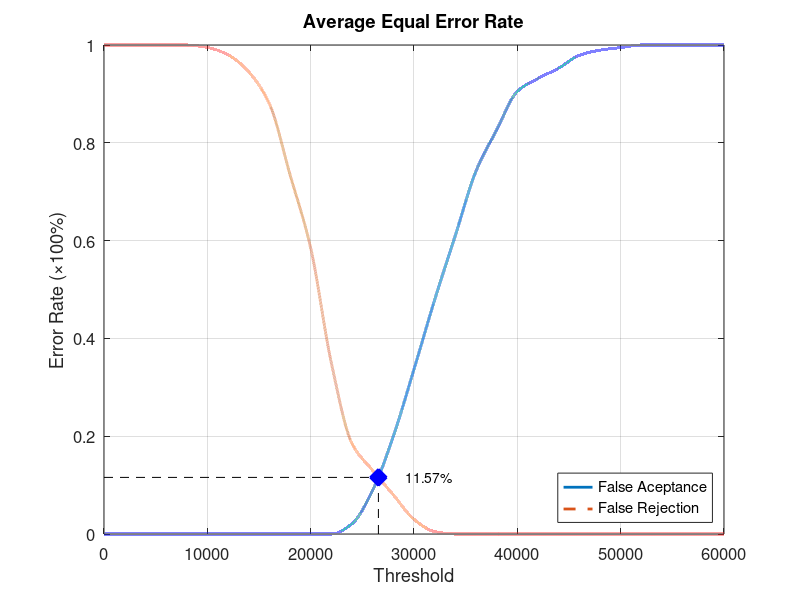
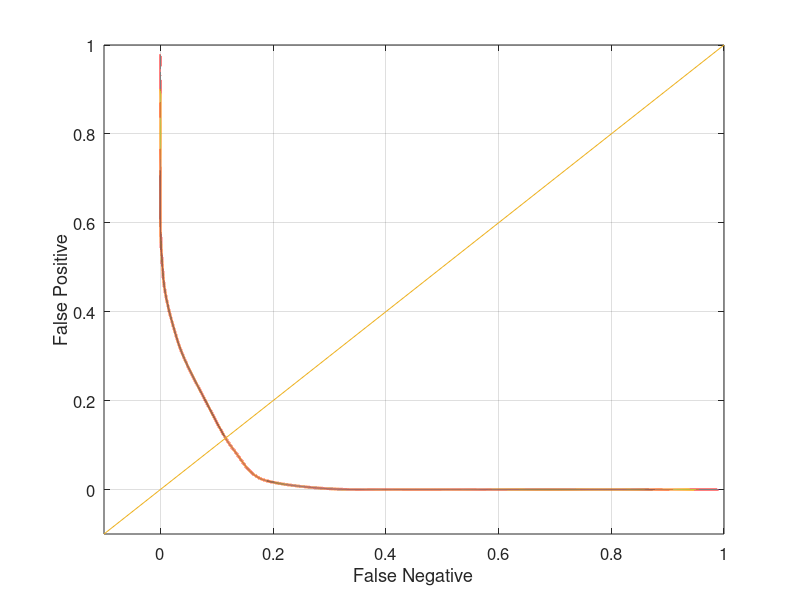

The MATLAB script that drew these images, in order:
function yEER = Database1_3
close all;
clear;
clc;
x = 0:2000:60000;
xq = 0:0.5:60000;

y0 = [0 0 0 0 0 0 0 0 0 0 0 0 0.0210526 0.0894737 0.2 0.336842 0.478947 0.610526 0.742105 0.826316 0.905263 0.931579 0.952632 0.978947 0.989474 0.994737 1 1 1 1 1];
yy0 = interp1(x, y0, xq, 'pchip');
y1 = [1 1 1 1 1 0.995 0.98 0.945 0.88 0.735 0.585 0.35 0.185 0.13 0.08 0.03 0.005 0 0 0 0 0 0 0 0 0 0 0 0 0 0];
yy1 = interp1(x, y1, xq, 'pchip');

% Calculating EER: 
y2 = abs(y0 - y1);
find(y2 == min(y2))
yy2 = abs(yy0 - yy1);
xEER = find(yy2 == min(yy2));
xEERIndex = xq(xEER) % X-axis EER
yEER = yy0(xEER) % Y-axis EER

main = figure
plot(xq, yy0,'-','LineWidth', 2);	hold on
plot(xq, yy1,'--','LineWidth', 2);	hold on
plot([xEERIndex xEERIndex], [0 yEER], 'k--');	hold on
plot([0 xEERIndex], [yEER yEER], 'k--');	hold on
plot(xEERIndex, yEER, 'bx', 'LineWidth', 10);	hold on
text(xEERIndex + 10 * xEERIndex / 100, yEER, [num2str(round((10000 * yEER)) / 100) '%'])
legend('False Aceptance', 'False Rejection', 'Location', 'SouthEast')
xlabel('Threshold')
ylabel('Error Rate (\times100%)')
title('Average Equal Error Rate')
set(gca, 'FontSize', 12)
axis([0 60000 0 1])
grid on

print(main, 'Database1_3Main', '-dpng');
FNRxFPR = figure('Color', [1 1 1]);
plot(yy1, yy0, '-', yy1, yy0, 'LineWidth', 2);
hold on
y = -0.1:0.1:1
plot(y, y); 
set(gca, 'FontSize', 12)
xlabel('False Negative')
ylabel('False Positive')
axis([-0.1 1 -0.1 1])
set(gca, 'FontSize', 12)
grid on

print(FNRxFPR, 'Database1_3FNRxFPR','-dpng');
end
